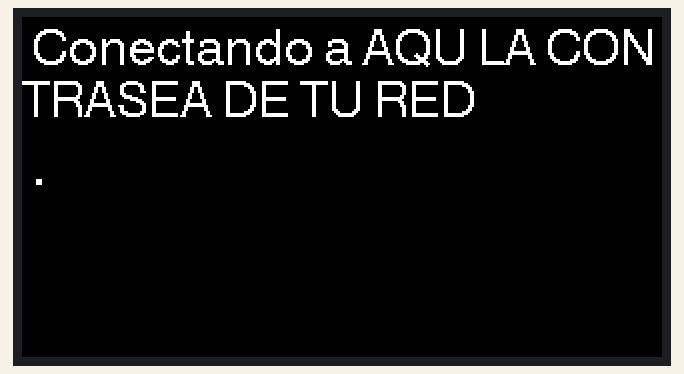
Recording of a sketch running on a simulated ESP32. Parts: 320×170 colour display. WiFi joins after 1.5 s; servers stay silent unless stated; the local clock reads 2024-03-15 10:24:30 at power-on unless the sketch sets it.

Above: at 1.3 s.
At 2.4 s:
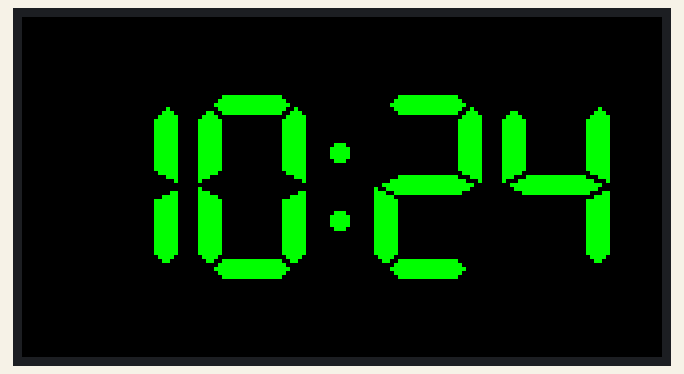
At 30.2 s:
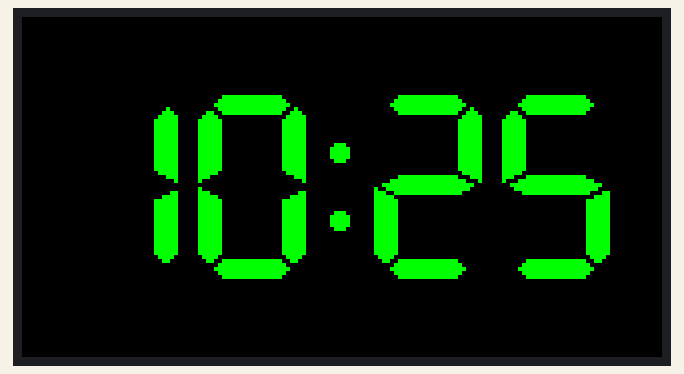
At 90.1 s:
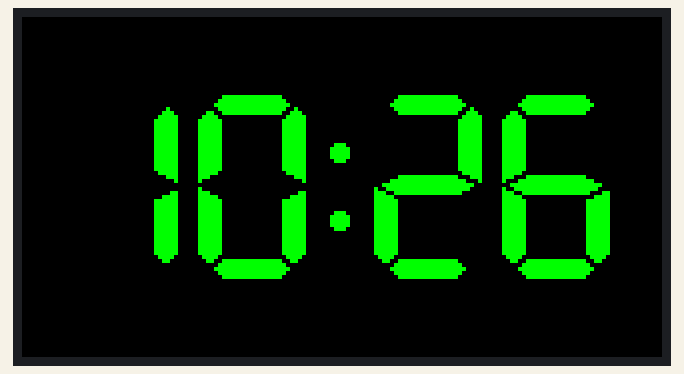

Measured:
- what the display in image 0 shows lasts 1.1 s, from 1.2 s to 2.3 s
- what the display in image 1 shows lasts 27.8 s, from 2.3 s to 30.1 s
- what the display in image 2 shows lasts 60.0 s, from 30.1 s to 90.1 s

The sketch:

T-Embed-Ej7.ino
```cpp
/*************************************************************************************************************
 *                                                                                                           *
 * Título: Ejemplo_7 - Reloj conectado.                                                                      *
 * Autor: Santiago Díaz Romero.                                                                              *
 * Objetivo: Crear un reloj conectado a internet.                                                            *
 *                                                                                                           *
 *************************************************************************************************************/

// Se importa la librería RotaryEncoder que permite controlar el encoder de forma sencilla.
#include <TFT_eSPI.h>
#include <WiFi.h>
#include <ESP32Time.h>

// Se definen los pines asociados a la pantalla.
#define PIN_LCD_BL            15
#define PIN_LCD_DC            13
#define PIN_LCD_CS            10
#define PIN_LCD_CLK           12
#define PIN_LCD_MOSI          11
#define PIN_LCD_RES           9

//Se define el pin de encendido de la pantalla. (Obtenidos de la web del fabricante).
#define PIN_POWER_ON          46

TFT_eSPI tft = TFT_eSPI(170, 320);    // Se crea una variable tft que es un objeto de tipo TFT_eSPI de tamaño 170 x 320 pixeles.
ESP32Time rtc;                        // Se crea el objeto reloj de tiempo real (RTC Real Time CLock);

const char* ssid= "AQUÍ EL NOMBRE DE TU RED";
const char* password= "AQUÍ LA CONTRASEÑA DE TU RED";

const char* ntpServer= "pool.ntp.org";
const long gmtOffset_sec = 1*3600;
const int daylightOffset_sec = 1*3600;

void setup() {
  pinMode(PIN_POWER_ON, OUTPUT);                  // Configura el pin de encendido como salida.
  digitalWrite(PIN_POWER_ON, HIGH);               // Enciende la pantalla y los LEDs.
  tft.begin();                                    // Se inicia la pantalla.
  tft.setRotation(3);                             // Se establece la rotación de la pantalla. Depende de cómo se oriente el dispositivo.
  tft.setTextFont(4);                             // Se establece la fuente en 2 (Alfabeto limitado, tamaño medio 26px).
  //tft.setTextSize(2);                             // Se establece el tamaño de la letra en 2x (52px).
  tft.fillScreen(TFT_BLACK);                    // Se pone la pantalla completamente negra.
  tft.setTextColor(TFT_WHITE,TFT_BLACK);          // Se establece el color de la letra en rojo con fondo negro.
  tft.setCursor(5, 5);                         // Se establece el cursor en la posición x=35, y=4.
  tft.printf("Conectando a %s", password);
  WiFi.begin(ssid, password);
  while (WiFi.status() != WL_CONNECTED){
    tft.setCursor(5, 65);
    delay(1000);
    tft.print(".");
  }
  configTime (gmtOffset_sec, daylightOffset_sec, ntpServer);
  struct tm timeinfo;
  if (getLocalTime(&timeinfo)){
    rtc.setTimeStruct(timeinfo);
  }
  WiFi.disconnect(true);
  tft.fillScreen(TFT_BLACK);
  tft.setTextFont(7);
  tft.setTextSize(2);
  tft.setTextColor(TFT_GREEN,TFT_BLACK);
}
int lastMin=100;
void loop() {
  //tft.fillScreen(TFT_BLACK);
  int currentMin = rtc.getMinute();
  if (lastMin!=currentMin){
    lastMin = currentMin;
    tft.setCursor((320-tft.textWidth(rtc.getTime("%H:%M")))/2, 170/2-48);
    tft.print(rtc.getTime("%H:%M"));
  }
  delay(100);
}
```
